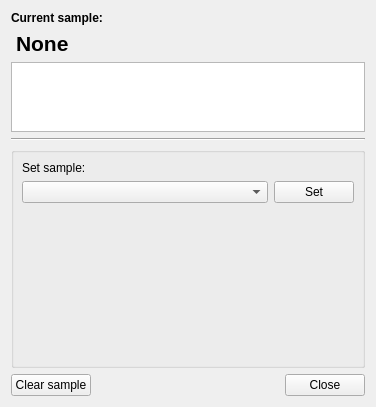
<?xml version="1.0" encoding="UTF-8"?>
<ui version="4.0">
 <class>Form</class>
 <widget class="QWidget" name="Form">
  <property name="geometry">
   <rect>
    <x>0</x>
    <y>0</y>
    <width>376</width>
    <height>407</height>
   </rect>
  </property>
  <property name="windowTitle">
   <string>Sample</string>
  </property>
  <layout class="QVBoxLayout" name="verticalLayout">
   <item>
    <widget class="QLabel" name="title">
     <property name="font">
      <font>
       <bold>true</bold>
      </font>
     </property>
     <property name="text">
      <string>Current sample:</string>
     </property>
    </widget>
   </item>
   <item>
    <widget class="QLabel" name="sampleName">
     <property name="font">
      <font>
       <pointsize>16</pointsize>
       <italic>false</italic>
       <bold>true</bold>
      </font>
     </property>
     <property name="styleSheet">
      <string notr="true">font: bold 16pt;</string>
     </property>
     <property name="text">
      <string>None</string>
     </property>
     <property name="wordWrap">
      <bool>true</bool>
     </property>
     <property name="margin">
      <number>3</number>
     </property>
     <property name="indent">
      <number>5</number>
     </property>
    </widget>
   </item>
   <item>
    <widget class="QTableView" name="metadataTable">
     <property name="sizePolicy">
      <sizepolicy hsizetype="Expanding" vsizetype="Maximum">
       <horstretch>0</horstretch>
       <verstretch>0</verstretch>
      </sizepolicy>
     </property>
     <property name="sizeAdjustPolicy">
      <enum>QAbstractScrollArea::SizeAdjustPolicy::AdjustToContents</enum>
     </property>
     <property name="editTriggers">
      <set>QAbstractItemView::EditTrigger::NoEditTriggers</set>
     </property>
     <property name="alternatingRowColors">
      <bool>true</bool>
     </property>
     <property name="selectionMode">
      <enum>QAbstractItemView::SelectionMode::SingleSelection</enum>
     </property>
     <property name="selectionBehavior">
      <enum>QAbstractItemView::SelectionBehavior::SelectRows</enum>
     </property>
     <property name="textElideMode">
      <enum>Qt::TextElideMode::ElideMiddle</enum>
     </property>
     <property name="wordWrap">
      <bool>false</bool>
     </property>
     <attribute name="horizontalHeaderHighlightSections">
      <bool>false</bool>
     </attribute>
     <attribute name="horizontalHeaderStretchLastSection">
      <bool>true</bool>
     </attribute>
     <attribute name="verticalHeaderVisible">
      <bool>false</bool>
     </attribute>
     <attribute name="verticalHeaderMinimumSectionSize">
      <number>20</number>
     </attribute>
     <attribute name="verticalHeaderDefaultSectionSize">
      <number>24</number>
     </attribute>
    </widget>
   </item>
   <item>
    <widget class="Line" name="line">
     <property name="font">
      <font>
       <pointsize>11</pointsize>
      </font>
     </property>
     <property name="lineWidth">
      <number>1</number>
     </property>
     <property name="midLineWidth">
      <number>0</number>
     </property>
     <property name="orientation">
      <enum>Qt::Orientation::Horizontal</enum>
     </property>
    </widget>
   </item>
   <item>
    <widget class="QGroupBox" name="controlGroup">
     <property name="title">
      <string/>
     </property>
     <layout class="QVBoxLayout" name="verticalLayout_3">
      <property name="leftMargin">
       <number>8</number>
      </property>
      <property name="topMargin">
       <number>8</number>
      </property>
      <property name="rightMargin">
       <number>8</number>
      </property>
      <property name="bottomMargin">
       <number>8</number>
      </property>
      <item>
       <widget class="QLabel" name="label">
        <property name="text">
         <string>Set sample:</string>
        </property>
       </widget>
      </item>
      <item>
       <layout class="QHBoxLayout" name="horizontalLayout_9">
        <item>
         <widget class="QComboBox" name="samples_CB">
          <property name="sizePolicy">
           <sizepolicy hsizetype="MinimumExpanding" vsizetype="Fixed">
            <horstretch>0</horstretch>
            <verstretch>0</verstretch>
           </sizepolicy>
          </property>
         </widget>
        </item>
        <item>
         <widget class="QPushButton" name="set_btn">
          <property name="sizePolicy">
           <sizepolicy hsizetype="Maximum" vsizetype="Fixed">
            <horstretch>0</horstretch>
            <verstretch>0</verstretch>
           </sizepolicy>
          </property>
          <property name="text">
           <string>Set</string>
          </property>
         </widget>
        </item>
       </layout>
      </item>
      <item>
       <spacer name="verticalSpacer">
        <property name="orientation">
         <enum>Qt::Orientation::Vertical</enum>
        </property>
        <property name="sizeHint" stdset="0">
         <size>
          <width>10</width>
          <height>0</height>
         </size>
        </property>
       </spacer>
      </item>
     </layout>
    </widget>
   </item>
   <item>
    <layout class="QHBoxLayout" name="horizontalLayout_3">
     <item>
      <widget class="QPushButton" name="clear_sample_btn">
       <property name="text">
        <string>Clear sample</string>
       </property>
      </widget>
     </item>
     <item>
      <spacer name="horizontalSpacer">
       <property name="orientation">
        <enum>Qt::Orientation::Horizontal</enum>
       </property>
       <property name="sizeHint" stdset="0">
        <size>
         <width>40</width>
         <height>20</height>
        </size>
       </property>
      </spacer>
     </item>
     <item>
      <widget class="QPushButton" name="close_btn">
       <property name="enabled">
        <bool>true</bool>
       </property>
       <property name="sizePolicy">
        <sizepolicy hsizetype="Fixed" vsizetype="Fixed">
         <horstretch>0</horstretch>
         <verstretch>0</verstretch>
        </sizepolicy>
       </property>
       <property name="text">
        <string>Close</string>
       </property>
      </widget>
     </item>
    </layout>
   </item>
  </layout>
 </widget>
 <resources/>
 <connections/>
</ui>
